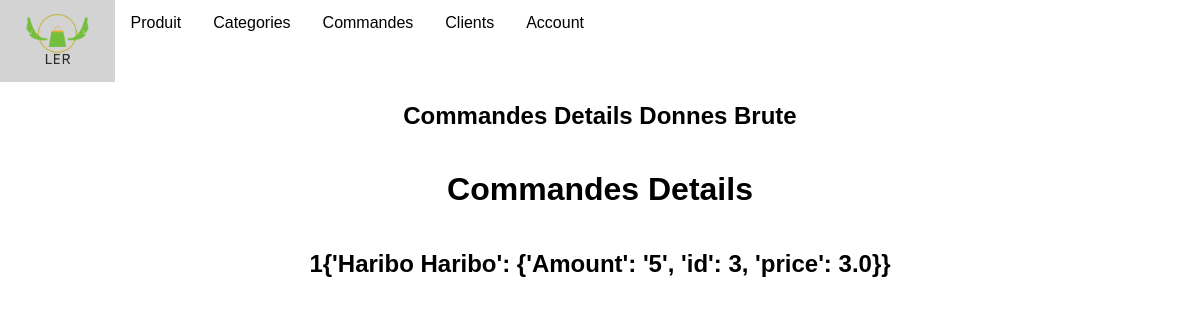
Before: /employer/commandes/detail/1/ with the older database file.
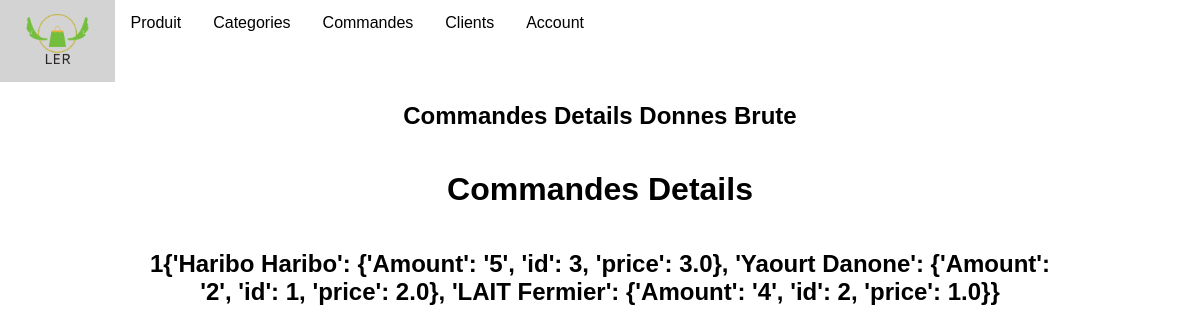
After: the same page with the newer database file.
### employer/models.py (models this page shows)
class Commandes(models.Model):
    client = models.ForeignKey(Clients,on_delete=models.CASCADE)
    date = models.DateTimeField()
    commande = models.TextField(null=False,default="{}")
    def __str__(self) -> str:
        return str(self.id) +"" +self.commande

### employer/views/commandes/commandes_detail.py (the view)
# urls.py: path('commandes/detail/<int:pk>/', CommandesDetailView.as_view(), name='commandes_detail'),
class CommandesDetailView(DetailView):
    model = Commandes
    template_name = "commandes/commandes_detail.html"

### employer/templates/commandes/commandes_detail.html (shortened to what this page needs)
{% extends "main.html" %}
{% block content %}
<h2 class="form-title">Commandes Details Donnes Brute</h2>
<h1>Commandes Details</h1>
<h2>{{object}}</h2>
{% endblock %}

### employer/templates/main.html (shortened to what this page needs)
<!DOCTYPE html>
<html lang="fr">
<head>
    {% load static %}
    <link rel="stylesheet" href="{% static 'css/main.css' %}">
    <link rel="stylesheet" href="https://cdnjs.cloudflare.com/ajax/libs/selectize.js/0.12.6/css/selectize.bootstrap3.min.css" />
</head>
<body>
    <div class="navbar">
        <a href="{% url "home"%}"><img src="{% static 'img/logo.png' %}" alt="" class="logo"></a>
        <div class="subnav">
          <button class="subnavbtn">Produit </button>
        </div>
        <div class="subnav">
          <button class="subnavbtn">Categories </button>
        </div>
        <div class="subnav">
          <button class="subnavbtn">Commandes </button>
        </div>
        <div class="subnav">
          <button class="subnavbtn">Clients </button>
        </div>
        {% if user.is_authenticated %}
        <div class="subnav">
          <button class="subnavbtn">{{ user.get_username }}<i class="fa fa-caret-down"></i></button>
          <div class="subnav-content">
            <a href="{% url "logout"%}">Logout</a>
          </div>
        </div>
        {% else %}
        <div class="subnav">
          <button class="subnavbtn">Account</button>
        </div>
        {% endif %}
      </div>
    <div id="content">
        {% block content %}
        {% endblock %}
    </div>
</body>
</html>

### employer/static/css/main.css (style rules this page uses)
body { font-family: Arial, Helvetica, sans-serif; margin: 0; }
.navbar { overflow: hidden; background-color: white; height: 100%; }
.navbar a { float: left; font-size: 16px; color: white; text-align: center; padding: 14px 16px; text-decoration: none; height: 100%; }
.subnav { float: left; overflow: hidden; }
.subnav .subnavbtn { font-size: 16px; border: none; outline: none; color: black; padding: 14px 16px; background-color: inherit; font-family: inherit; margin: 0; }
#content { width: 75%; display: flex; justify-content: center; flex-direction: column; text-align: center; margin: auto; }
.logo { max-width:100%; max-height:100%; object-fit: contain; height: 50px; }

Changed rows visible on the page:
changed Commandes: id+commande "1{'Haribo Haribo': {'Amount': '5', 'id': 3, 'price': 3.0}}" → "…'5', 'id': 3, 'price': 3.0}, 'Yaourt Danone': {'Amount': '2', 'id': 1, 'price': 2.0}, 'LAIT Fermier': {'Amount': '4', 'id': 2, 'price': 1.0}}"
